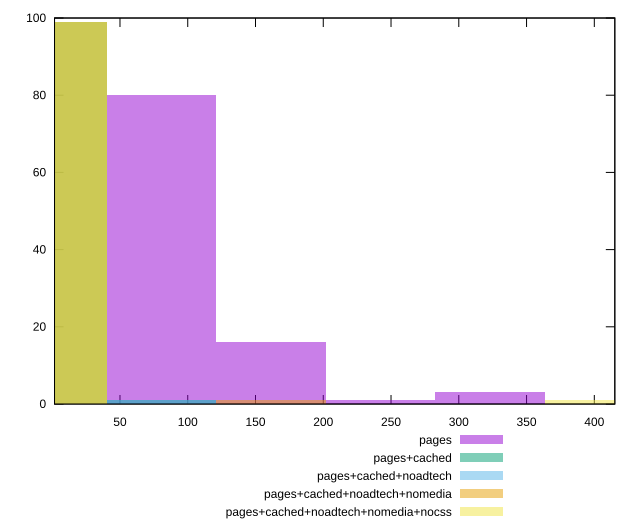

Reproduce this figure in gnuplot.
reset

$pages <<EOF
80.77676278627692 80
161.55352557255384 16
323.1070511451077 3
242.33028835883076 1
EOF

$pagesCached <<EOF
80.77676278627692 1
0 99
EOF

$pagesCachedNoadtech <<EOF
80.77676278627692 1
0 99
EOF

$pagesCachedNoadtechNomedia <<EOF
161.55352557255384 1
0 99
EOF

$pagesCachedNoadtechNomediaNocss <<EOF
403.88381393138457 1
0 99
EOF

set key outside below
set boxwidth 80.77676278627692
set xrange [1.706:415.13599999999997]
set yrange [0:100]
set trange [0:100]
set style fill transparent solid 0.5 noborder
set terminal svg size 640, 530 enhanced background rgb 'white'
set output "report_00018_2021-02-10T15-25-16.877Z/server-response-time/comparison/histogram/all_raw.svg"

plot $pages title "pages" with boxes, \
     $pagesCached title "pages+cached" with boxes, \
     $pagesCachedNoadtech title "pages+cached+noadtech" with boxes, \
     $pagesCachedNoadtechNomedia title "pages+cached+noadtech+nomedia" with boxes, \
     $pagesCachedNoadtechNomediaNocss title "pages+cached+noadtech+nomedia+nocss" with boxes

reset
